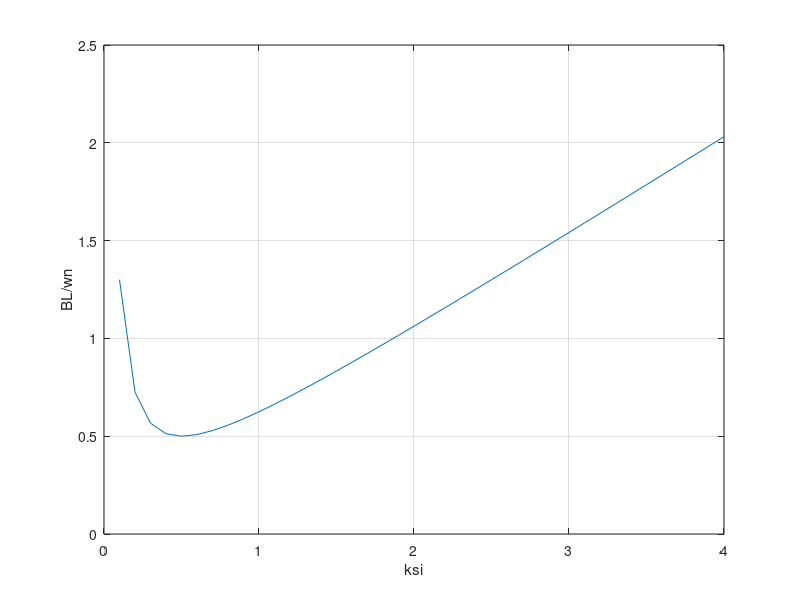

This chart was generated by the following MATLAB code:
%% https://github.com/VSHEV92/Synchronization_Systems_Models
clc; clear; close all

%% Пропорционально-интегрирующий петлевой фильтр. 
%% Зависимость шумовой полосы, нормированной к резонансной частоте, от значения декркмента затухания.
%% Минимальное значение принимается при значении декремента, равном 0.5. Как правило декремент имеет большее
%% значение, то есть шумовая полоса растет при увеличении декремента. 

%% Литература: Gardner Phaselock Technique

ksi = 0.1:0.1:4;                      % декремент затухания
BL_n = 0.5 * (ksi + 0.25 ./ ksi);     % шумовая полоса, поделенная на резонансную частоту

plot(ksi, BL_n); grid on;
xlabel('ksi'); ylabel('BL/wn')
